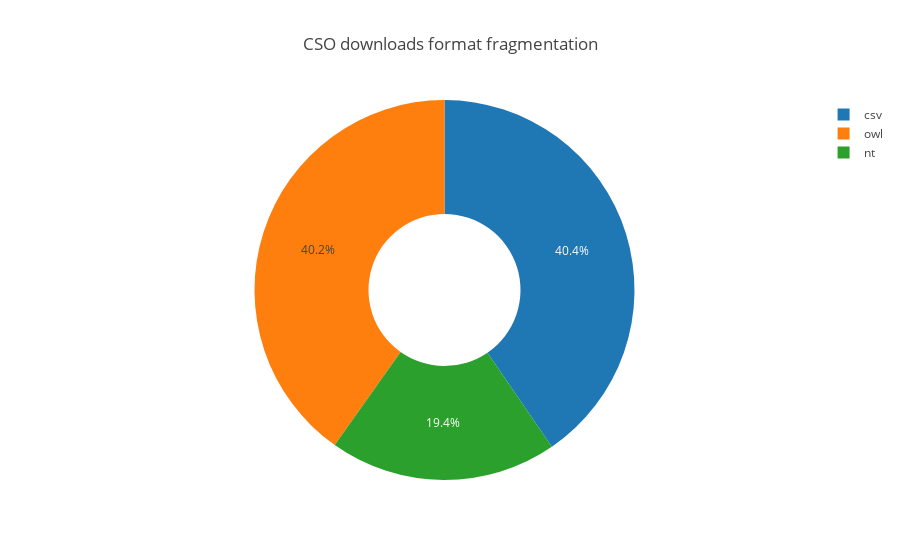

Here is the notebook cell this chart was saved with:
### Code cell
formats = downloads_req_df.groupby('format')[['id']].nunique()

pie = go.Pie(values=formats.id,
              labels=formats.index,
              textposition='inside',
              name='Format',
              hoverinfo='label+value+name',
              hole=.4)

donut = go.Layout(title='CSO downloads format fragmentation')
fig = go.Figure(data=[pie], layout=donut)
plotly.offline.iplot(fig)

### Figure 1 — Plotly figure (JSON) as saved in the notebook; plotly's stock layout.template omitted (floating-point values rounded to 4 significant figures)
{"data": [{"hole": 0.4, "hoverinfo": "label+value+name", "labels": ["csv", "nt", "owl"], "name": "Format", "textposition": "inside", "type": "pie", "uid": "9fcbe48b-531f-448b-a2f6-fb6903f29274", "values": [165, 79, 164]}], "layout": {"title": "CSO downloads format fragmentation"}}
